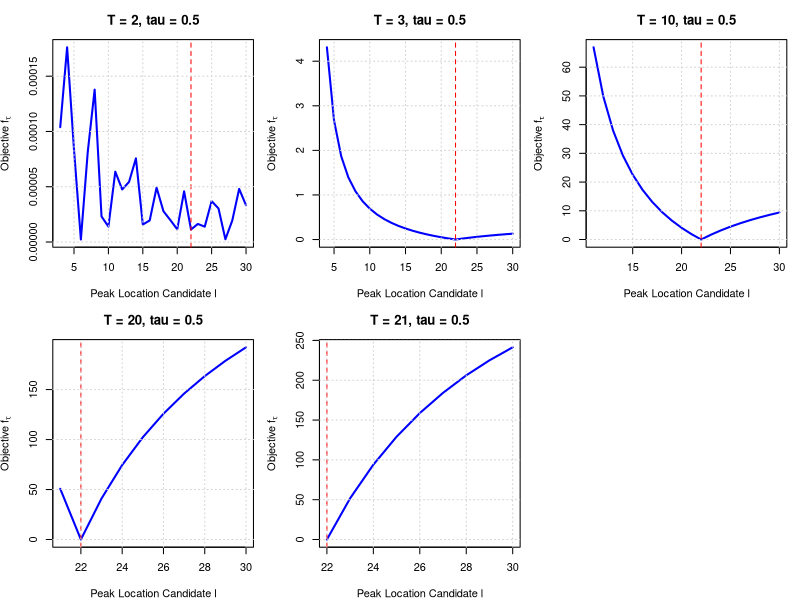
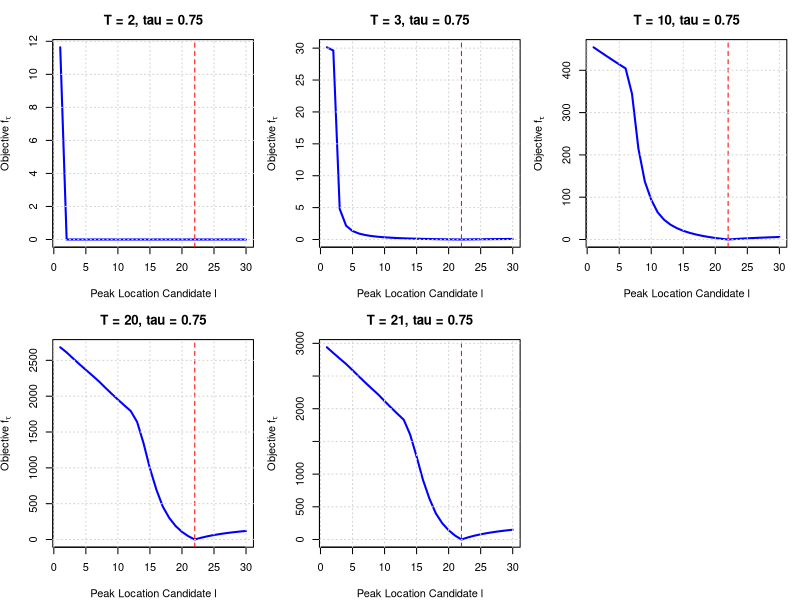
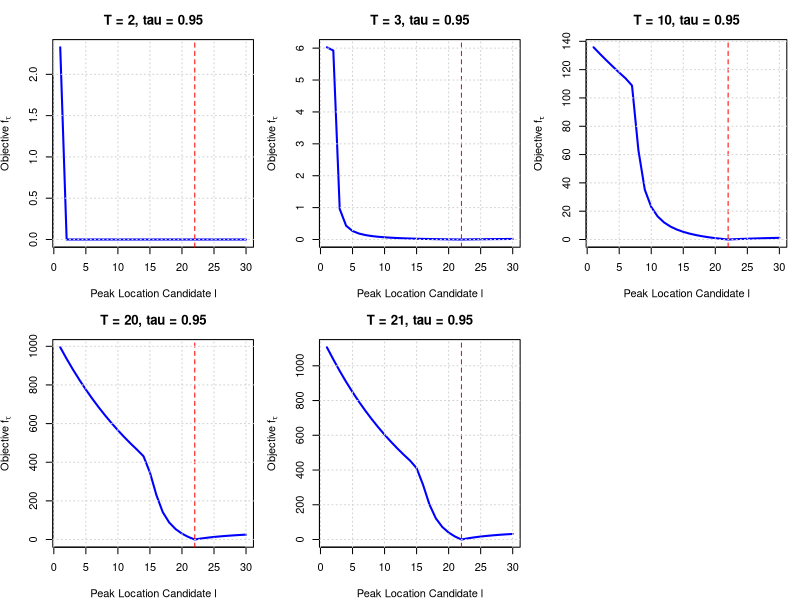

Reproduce these figures in R, in order.
# # ---------------------------------------------------------------------------
# # Quantile-Based Peak Estimation with Weighted Quantile Algorithm
# # ---------------------------------------------------------------------------
# # ---------------------------------------------------------------------------
# # Laplace Noise Generator
# # ---------------------------------------------------------------------------
# rlaplace <- function(n, location = 0, scale = 1) {
#   u <- runif(n, -0.5, 0.5)
#   location - scale * sign(u) * log(1 - 2 * abs(u))
# }
# 
# # ---------------------------------------------------------------------------
# # Quantile Loss Function
# # ---------------------------------------------------------------------------
# quantile_loss <- function(u, tau) {
#   u * ( tau - (u < 0) )
# }
# 
# # ---------------------------------------------------------------------------
# # Weighted Quantile
# # ---------------------------------------------------------------------------
# med_weighted_tau <- function(I, l, s, tau) {
#   T <- length(I)
#   
#   # Transform signals and weights first
#   x <- I * exp(((1:T) - l)^2 / s^2)
#   w <- exp(-((1:T) - l)^2 / s^2)
#   
#   o <- order(x)
#   x_sorted <- x[o]
#   w_sorted <- w[o]
#   
#   cum_w <- cumsum(w_sorted)
#   cutoff <- tau * sum(w_sorted)
#   
#   k <- min(which(cum_w >= cutoff))
#   
#   return(x_sorted[k]) 
# }
# 
# # ---------------------------------------------------------------------------
# # Quantile-Based Amplitude
# # ---------------------------------------------------------------------------
# compute_a <- function(I, l, s, tau) {
#   med_weighted_tau(I, l, s, tau)
# }
# 
# # ---------------------------------------------------------------------------
# # Quantile Loss objective
# # ---------------------------------------------------------------------------
# objective_function <- function(I, a, l, s, tau) {
#   t <- seq_along(I)
#   fitted <- a * exp(-((t - l)^2) / s^2)
#   u <- I - fitted
#   mean(quantile_loss(u, tau))
# }
# 
# # ---------------------------------------------------------------------------
# # Optimize s for a given l
# # ---------------------------------------------------------------------------
# search_best_s <- function(I, l, tau) {
#   f_obj <- function(s) {
#     a_hat <- compute_a(I, l, s, tau)
#     objective_function(I, a_hat, l, s, tau)
#   }
#   optimize(f_obj, interval = c(1, 20), tol = 1e-4)$minimum
# }
# 
# # ---------------------------------------------------------------------------
# # Main simulation
# # ---------------------------------------------------------------------------
# simulate_quantile_objective <- function(T, A, L, S, h, tau, snr = Inf, seed = NULL) {
#   t <- 1:T
#   signal <- A * exp(-((t - L)^2) / S^2)
#   
#   if (!is.null(seed)) set.seed(seed)
#   
#   if (is.finite(snr)) {
#     b <- A / (sqrt(2) * snr)
#     noise <- rlaplace(T, scale = b)
#     I <- signal + noise
#   } else {
#     I <- signal
#   }
#   
#   l_grid <- seq(1, h)  # start from 1 now
#   losses <- sapply(l_grid, function(l) {
#     s_hat <- search_best_s(I, l, tau)
#     a_hat <- compute_a(I, l, s_hat, tau)
#     objective_function(I, a_hat, l, s_hat, tau)
#   })
#   
#   data.frame(l = l_grid, loss = losses, T = T)
# }
# 
# # ---------------------------------------------------------------------------
# # Plotting utility
# # ---------------------------------------------------------------------------
# plot_quantile_objectives <- function(results, tau, A_true, L_true, S_true, h) {
#   Ts <- unique(results$T)
#   nT <- length(Ts)
#   nrow <- ceiling(nT / 2)
#   ncol <- if (nT == 1) 1 else 2
#   
#   png(filename = paste0("original_plot_quantile_tau", tau, ".png"),
#       width = 900, height = 600, res = 120)
#   old_par <- par(mfrow = c(nrow, ncol), mar = c(4, 4, 3, 1))
#   on.exit({ par(old_par); dev.off() })
#   
#   for (T_val in Ts) {
#     subset_data <- subset(results, T == T_val)
#     plot(subset_data$l, subset_data$loss, type = "l", lwd = 2, col = "blue",
#          xlab = "Peak Location Candidate l",
#          ylab = expression("Objective " * f[tau]),
#          main = paste0("T = ", T_val, ", tau = ", tau))
#     abline(v = L_true, col = "red", lty = 2)
#     grid()
#   }
# }
# 
# # ---------------------------------------------------------------------------
# # Run simulation and plot
# # ---------------------------------------------------------------------------
# A_true <- 15000
# L_true <- 22
# S_true <- 10
# h <- 30
# 
# for ( tau_val in c(0.5, 0.75, 0.95) ) {
#   
#   Ts_free <- c(15, 20, 25, 30)  # Values of T to trial
#   
#   results <- do.call(rbind, lapply(Ts_free, function(T) {
#     simulate_quantile_objective(T, A = A_true, L = L_true, S = S_true, h = h,
#                                 tau = tau_val, snr = Inf) 
#   }))
#   
#   plot_file <- paste0("plot_quantile_tau", tau_val, ".png")
#   plot_quantile_objectives(results, tau_val, A_true, L_true, S_true, h)
#   
#   cat("Plot for tau =", tau_val, "generated and saved to", plot_file, "\n")
# }


# ---------------------------------------------------------------------------
# Quantile-Based Peak Estimation with Laplace Noise
# ---------------------------------------------------------------------------
# Author: Said Maanan
# Date: 2025-06-12
# ---------------------------------------------------------------------------
# ---------------------------------------------------------------------------
# Laplace Noise Generator
# ---------------------------------------------------------------------------
rlaplace <- function(n, location = 0, scale = 1) {
  u <- runif(n, -0.5, 0.5)
  location - scale * sign(u) * log(1 - 2 * abs(u))
}

# ---------------------------------------------------------------------------
# Quantile Loss Function
# ---------------------------------------------------------------------------
quantile_loss <- function(u, tau) {
  u * ( tau - (u < 0) )
}

# ---------------------------------------------------------------------------
# Weighted Quantile (Generalized Algorithm, tau in (0,1))
# ---------------------------------------------------------------------------
med_weighted_tau <- function(I, l, s, tau) {
  T <- length(I)
  
  # Transform signals and weights first
  x <- I * exp(((1:T) - l)^2 / s^2)
  w <- exp(-((1:T) - l)^2 / s^2)
  
  o <- order(x)
  x_sorted <- x[o]
  w_sorted <- w[o]
  
  cum_w <- cumsum(w_sorted)
  cutoff <- tau * sum(w_sorted)
  
  k <- min(which(cum_w >= cutoff))
  
  return(x_sorted[k]) 
}

# ---------------------------------------------------------------------------
# Quantile-Based Amplitude Estimation
# ---------------------------------------------------------------------------
compute_a <- function(I, l, s, tau) {
  med_weighted_tau(I, l, s, tau)
}

# ---------------------------------------------------------------------------
# Quantile Loss objective
# ---------------------------------------------------------------------------
objective_function <- function(I, a, l, s, tau) {
  t <- seq_along(I)
  fitted <- a * exp(-((t - l)^2) / s^2)
  u <- I - fitted
  mean(quantile_loss(u, tau))
}

# ---------------------------------------------------------------------------
# Optimize s for a given l
# ---------------------------------------------------------------------------
search_best_s <- function(I, l, tau) {
  f_obj <- function(s) {
    a_hat <- compute_a(I, l, s, tau)
    objective_function(I, a_hat, l, s, tau)
  }
  optimize(f_obj, interval = c(1, 20), tol = 1e-4)$minimum
}

# ---------------------------------------------------------------------------
# Main simulation function
# ---------------------------------------------------------------------------
simulate_quantile_objective <- function(T, A, L, S, h, tau, snr = Inf, seed = NULL, l_range = NULL, force_l_gt_T = FALSE) {
  t <- 1:T
  signal <- A * exp(-((t - L)^2) / S^2)
  
  if (!is.null(seed)) set.seed(seed)
  
  if (is.finite(snr)) {
    b <- A / (sqrt(2) * snr)
    noise <- rlaplace(T, scale = b)
    I <- signal + noise
  } else {
    I <- signal
  }
  
  if (is.null(l_range)) {
    l_grid <- if (force_l_gt_T) seq(T + 1, h) else if (is.finite(snr)) seq(L - 4, L + 3) else seq(1, h)
  } else {
    l_grid <- l_range
  }
  
  losses <- sapply(l_grid, function(l) {
    s_hat <- search_best_s(I, l, tau)
    a_hat <- compute_a(I, l, s_hat, tau)
    objective_function(I, a_hat, l, s_hat, tau)
  })
  
  data.frame(l = l_grid, loss = losses, T = T)
}

# ---------------------------------------------------------------------------
# Plotting utility
# ---------------------------------------------------------------------------
plot_quantile_objectives <- function(results, tau, A_true, L_true, S_true, h) {
  Ts <- unique(results$T)
  nT <- length(Ts)
  # nrow <- ceiling(nT / 2)
  # ncol <- if (nT == 1) 1 else 2
  nrow <- 2
  ncol <- 3
  
  
  png(filename = paste0("plot_quantile_tau", tau, ".png"),
      width = 900, height = 600, res = 120)
  old_par <- par(mfrow = c(nrow, ncol), mar = c(4, 4, 3, 1))
  on.exit({ par(old_par); dev.off() })
  
  for (T_val in Ts) {
    subset_data <- subset(results, T == T_val)
    plot(subset_data$l, subset_data$loss, type = "l", lwd = 2, col = "blue",
         xlab = "Peak Location Candidate l",
         ylab = expression("Objective " * f[tau]),
         main = paste0("T = ", T_val, ", tau = ", tau))
    abline(v = L_true, col = "red", lty = 2)
    grid()
  }
}

# ---------------------------------------------------------------------------
# Run simulation and produce plots for tau = 0.5, 0.75, 0.95
# ---------------------------------------------------------------------------
A_true <- 15000
L_true <- 22
S_true <- 10
h <- 30
# Ts_free <- c(2, 3, 10, 20)

Ts_free <- c(2, 3, 10, 20, 21)


for ( tau_val in c(0.5, 0.75, 0.95) ) {
  
  results <- do.call(rbind, lapply(Ts_free, function(T) {
    simulate_quantile_objective(T, A = A_true, L = L_true, S = S_true, h = h,
                                tau = tau_val, snr = Inf, force_l_gt_T = ( tau_val == 0.5 )) 
  }))
  
  plot_file <- paste0("plot_quantile_tau", tau_val, ".png")
  plot_quantile_objectives(results, tau_val, A_true, L_true, S_true, h)
  
  cat("Plot for tau =", tau_val, "generated and saved to", plot_file, "\n")
}
